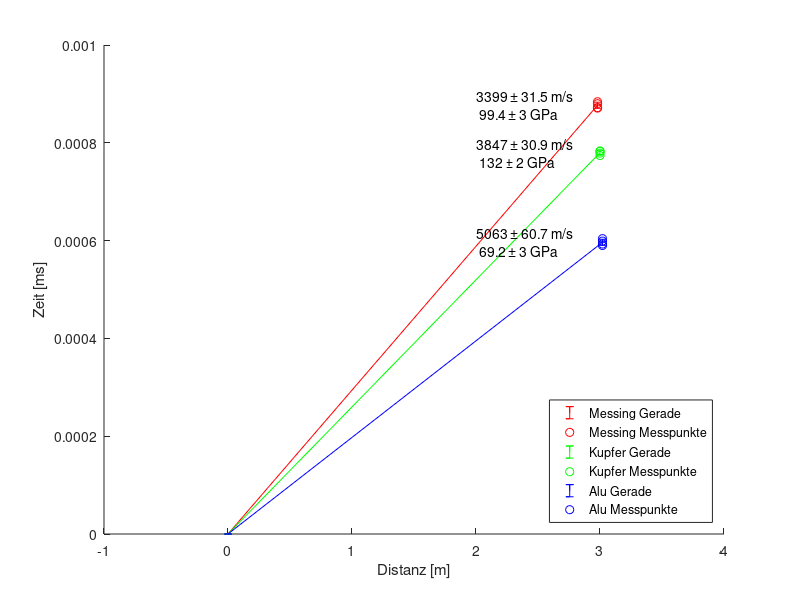

Here is the MATLAB script that generated this plot:
%geschwindigkeit in feststoffen

laengen = [1.49,1.5,1.51];
alleMetallZeiten = {[874,1758,2630, 3510, 4381];%Messing
[782, 1565, 2339, 3122, 3901];%Kupfer
[598, 1191, 1790, 2380, 2984]};%Alu
rho_metall = [8600, 8950, 2700];
rho_fehler = [200, 50, 100];

fehler_metall=zeros(1,3);
ela_metall=zeros(1,3);
fehler_ela=zeros(1,3);
v_metall=zeros(1,3);
xlim([0 4])
clf
hold on
c_map = {'red', 'green', 'blue'};
for i=(1:3)
    metall = alleMetallZeiten{i};
    metall = diff (metall');
    metall = (metall*1e-6); % zu sekunden
    metall = metall(:);
    v_metall(i) = 2*laengen(i)/mean(metall);
    ela_metall(i) = v_metall(i)^2*rho_metall(i);
    
    delta_l = sqrt(0.0014^2+(0.001/sqrt(6))^2);
    delta_t = sqrt((std(metall))^2+(mean(metall)*0.0001)^2+(0.01*mean(metall)/sqrt(3))^2);
    fehler_metall(i) = sqrt((2/mean(metall) *delta_l)^2+((delta_t*2*laengen(i))/mean(metall)^2)^2);

    fehler_ela(i) = sqrt((4*laengen(i)^2/mean(metall)^2*rho_fehler(i))^2 ...
    +(delta_t*8*laengen(i)^2*rho_metall(i)/mean(metall)^3)^2 ...
    +(delta_l*8*rho_metall(i)*laengen(i)/mean(metall)^2)^2);
    
    x = [0,2*laengen(i)];
    erplot=errorbar(x, [0,mean(metall)], [0,std(metall)]);
    set(erplot,'Color',c_map{i})
    erplot=plot(ones(size(metall))*laengen(i)*2,metall, 'o');
    set(erplot,'Color',c_map{i})
    alleMetallZeiten{i}=metall;
    text(2.,mean(alleMetallZeiten{i}),sprintf('%s ± %s m/s \n %s ± %s GPa',...
    num2str(v_metall(i), 4),...
    num2str(fehler_metall(i), 3), ...
    num2str(ela_metall(i)*1e-9, 3),...
    num2str(fehler_ela(i)*1e-9, 1)))
end

legend('Messing Gerade','Messing Messpunkte', 'Kupfer Gerade', 'Kupfer Messpunkte','Alu Gerade','Alu Messpunkte', 'Location', 'southeast')
xlabel('Distanz [m]')
ylabel('Zeit [ms]')
hold off